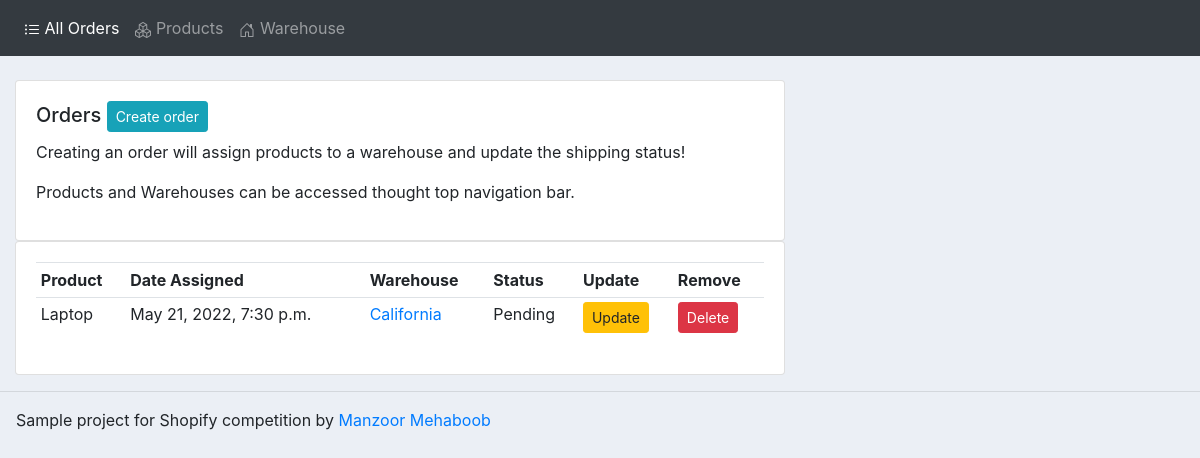
/, run on an earlier commit of the app's database.
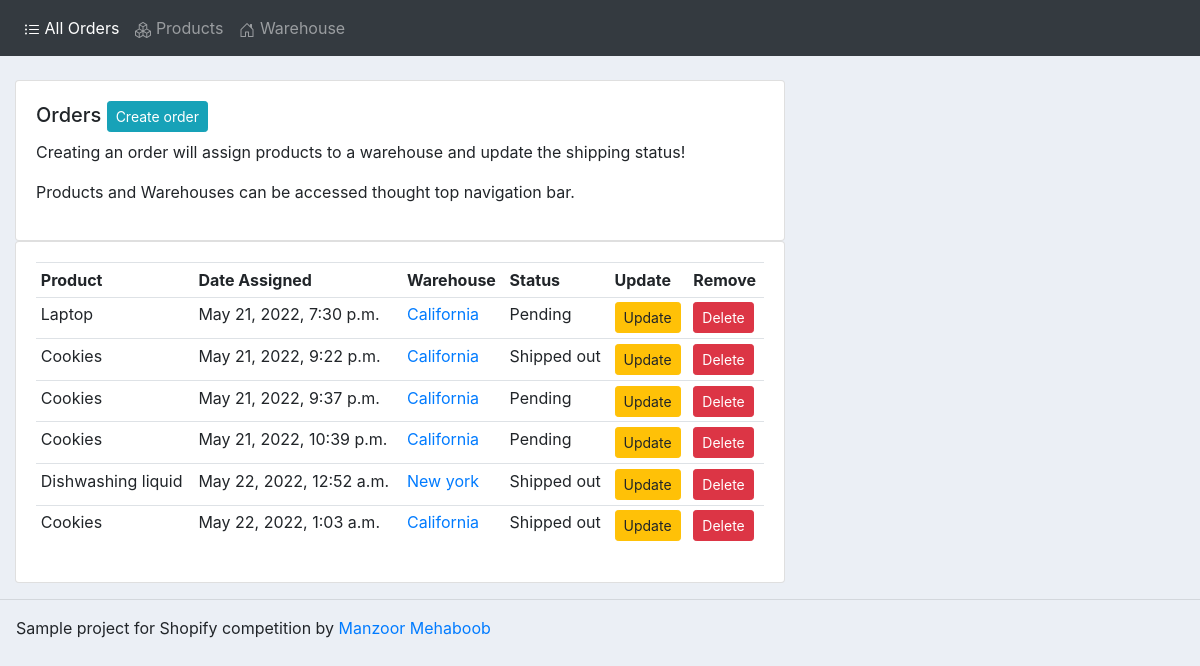
And on a later commit of the database.
### accounts/models.py (models this page shows, shortened)
class Order(models.Model):
	STATUS = (
			('Stored', 'Stored'),
			('Shipped out', 'Shipped out'),
			('Shipped in', 'Shipped in'),
			('Pending', 'Pending'),
			)
	id = models.AutoField(primary_key=True)
	warehouse = models.ForeignKey(Warehouse, null=True, on_delete= models.SET_NULL)
	product = models.ForeignKey(Product, null=True, on_delete= models.SET_NULL)
	date_created = models.DateTimeField(auto_now_add=True, null=True)
	status = models.CharField(max_length=200, null=True, choices=STATUS)

class Product(models.Model):
	CATEGORY = (
			('Liquid', 'Liquid'),
			('Non Liquid', 'Non Liquid'),
			)
	id = models.AutoField(primary_key=True)
	name = models.CharField(max_length=200, null=True)
	price = models.FloatField(null=True)
	category = models.CharField(max_length=200, null=True, choices=CATEGORY)
	description = models.CharField(max_length=200, null=True, blank=True)
	date_created = models.DateTimeField(auto_now_add=True, null=True)
	tags = models.ManyToManyField(Tag)
	def __str__(self):
		return self.name

class Warehouse(models.Model):
	id = models.AutoField(primary_key=True)
	name = models.CharField(max_length=200, null=True)
	phone = models.CharField(max_length=200, null=True)
	email = models.CharField(max_length=200, null=True)
	place = models.CharField(max_length=200, null=True)
	date_created = models.DateTimeField(auto_now_add=True, null=True)
	def __str__(self):
		return self.name

### accounts/views.py (the view)
# urls.py: path('', views.home, name="home"), #orders page
def home(request):
	orders = Order.objects.all()
	warehouse = Warehouse.objects.all()
	total_warehouse = warehouse.count()
	context = {'orders':orders, 'warehouse':warehouse }
	return render(request, 'accounts/dashboard.html', context)

### accounts/templates/accounts/dashboard.html
{% extends 'accounts/main.html' %}
{% block content %}
<br>
<div class="row">
	<div class="col-md-8">
		<div class="card card-body">
			<h5>Orders <a class="btn btn-sm btn-info" href="{% url 'create_order' %}">Create order</a></h5>
			<p>Creating an order will assign products to a warehouse and update the shipping status!</p>
			<p>Products and Warehouses can be accessed thought top navigation bar.</p>
		</div>
		<div class="card card-body">
			<table class="table table-sm">
				<tr>
					<th>Product</th>
					<th>Date Assigned</th>
					<th>Warehouse</th>
					<th>Status</th>
					<th>Update</th>
					<th>Remove</th>
				</tr>
				{% for order in orders %}
				<tr>
					<td>{{order.product}}</td>
					<td>{{order.date_created}}</td>
					<td><a href="{% url 'warehouse' order.warehouse.id %}">{{order.warehouse}}</a></td>
					<td>{{order.status}}</td>
					<td><a class="btn btn-sm btn-warning" href="{% url 'update_order' order.id %}">Update</a></td>
					<td><a class="btn btn-sm btn-danger" href="{% url 'delete_order' order.id %}">Delete</a></td>
				</tr>
				{% endfor %}
			</table>
		</div>
	</div>
</div>
{% endblock %}

What changed in the data, as far as the page shows it:
added Order: product "Cookies", date_created "May 21, 2022, 9:22 p.m.", warehouse "California", status "Shipped out"
added Order: product "Cookies", date_created "May 21, 2022, 9:37 p.m.", warehouse "California", status "Pending"
added Order: product "Cookies", date_created "May 21, 2022, 10:39 p.m.", warehouse "California", status "Pending"
added Order: product "Dishwashing liquid", date_created "May 22, 2022, 12:52 a.m.", warehouse "New york", status "Shipped out"
added Order: product "Cookies", date_created "May 22, 2022, 1:03 a.m.", warehouse "California", status "Shipped out"
